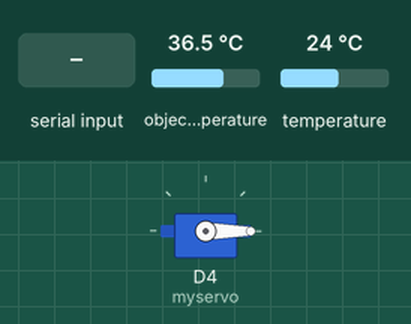
A sketch run on a simulated ESP8266 (NodeMCU). Shown: servo. The inputs (shaded band) are chosen by the test bench; at power-on: object temperature 36.5 °C, temperature 24 °C. WiFi joins after 1.5 s; servers stay silent unless stated; what the sketch prints to the serial monitor is not drawn.

Above: at 3.0 s.
3.1 s: "0\n" received over Serial
At 4.7 s:
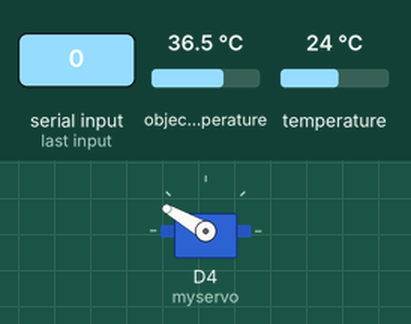
5.6 s: "90,45\n" received over Serial
7.6 s: "30,150\n" received over Serial
Timing chart, 0 to 10.6 s (numbered marks = the images above; inputs shaded):
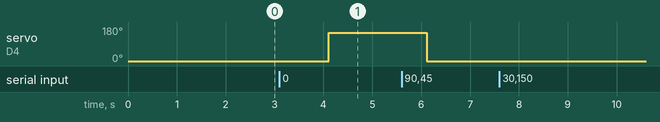

Measured:
- after the input at 3.1 s, servo on D4 (myservo): 0° → 150° after 1.0 s
- after the input at 7.6 s, every drawn part: stays the same

The sketch:

explo.ino
```cpp
#include <ESP8266WiFi.h>
#include <Servo.h>
#include <BlynkSimpleEsp8266.h>
#include <Adafruit_MLX90614.h>

const char* ssid = "TAPAS GHOSH";
const char* password = "sandy111102";
char auth[] = "nWr91tsDP7Xeo2froQrRwzXEiOc5Xku4"; //Enter your Blynk application auth token
char server2[] = "blynk-cloud.com";  // URL for Blynk Cloud Server
int port = 8080;

int x=-1;
int trig=0;
double temp_amb;
double temp_obj;

Servo myservo;
Adafruit_MLX90614 mlx = Adafruit_MLX90614();
WidgetLCD lcd(V2);

void setup() {
  WiFi.softAPdisconnect (true);
  Serial.begin(9600);
  delay(10);
  myservo.attach(D4);
  myservo.write(0);
  mlx.begin();
  WiFi.begin(ssid, password);

  while (WiFi.status() != WL_CONNECTED) {
    delay(500);
  }
  Blynk.config(auth, server2, port);
  Blynk.connect();
 Serial.print(WiFi.localIP());

}

BLYNK_WRITE(V0) {
  trig = param.asInt();
}

void loop() {

  Serial.println((String)"Trig:"+trig);

  if(Serial.available())
  {
   x = Serial.readString().toInt();
   lcd.clear();
  if(x==0)
  {
    lcd.print(0,0,"Sir please wear Mask");
    myservo.write(150);
    delay(2000);
    myservo.write(0);
  }
  Serial.println((String)"Mask:"+x);
  temp_amb = mlx.readAmbientTempC();
  temp_obj = mlx.readObjectTempC()-2.8;
  Serial.println((String)"Amb:"+temp_amb);
  Serial.println((String)"Temp:"+temp_obj);
  Blynk.virtualWrite(V1, temp_obj);
  lcd.clear();
  if(temp_obj<37.2)
     lcd.print(0,0,"Opening Gate");
  else
     lcd.print(0,0,"Temperature High");
  }
  Blynk.run();
}
```
